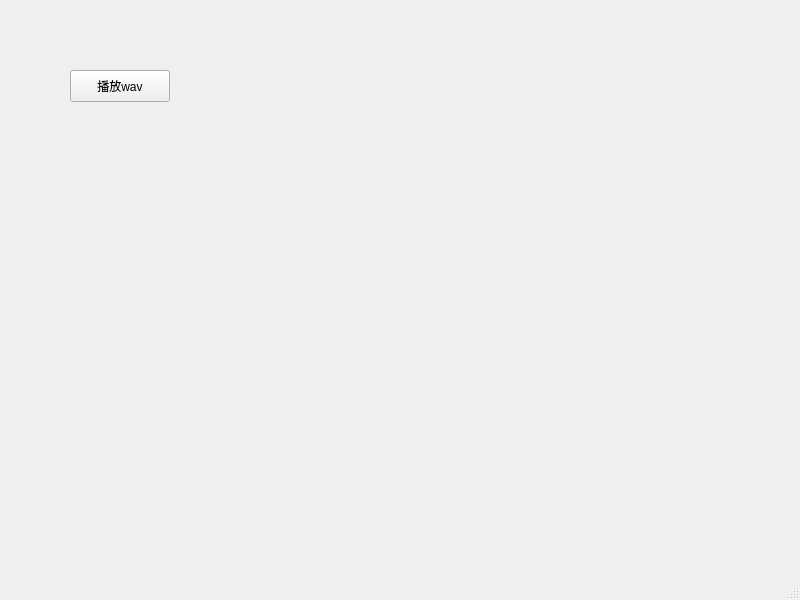
<?xml version="1.0" encoding="UTF-8"?>
<ui version="4.0">
 <class>MainWindow</class>
 <widget class="QMainWindow" name="MainWindow">
  <property name="geometry">
   <rect>
    <x>0</x>
    <y>0</y>
    <width>800</width>
    <height>600</height>
   </rect>
  </property>
  <property name="windowTitle">
   <string>MainWindow</string>
  </property>
  <widget class="QWidget" name="centralwidget">
   <widget class="QPushButton" name="pushButton">
    <property name="geometry">
     <rect>
      <x>70</x>
      <y>70</y>
      <width>100</width>
      <height>32</height>
     </rect>
    </property>
    <property name="text">
     <string>播放wav</string>
    </property>
   </widget>
  </widget>
  <widget class="QMenuBar" name="menubar">
   <property name="geometry">
    <rect>
     <x>0</x>
     <y>0</y>
     <width>800</width>
     <height>37</height>
    </rect>
   </property>
  </widget>
  <widget class="QStatusBar" name="statusbar"/>
 </widget>
 <resources/>
 <connections/>
</ui>
